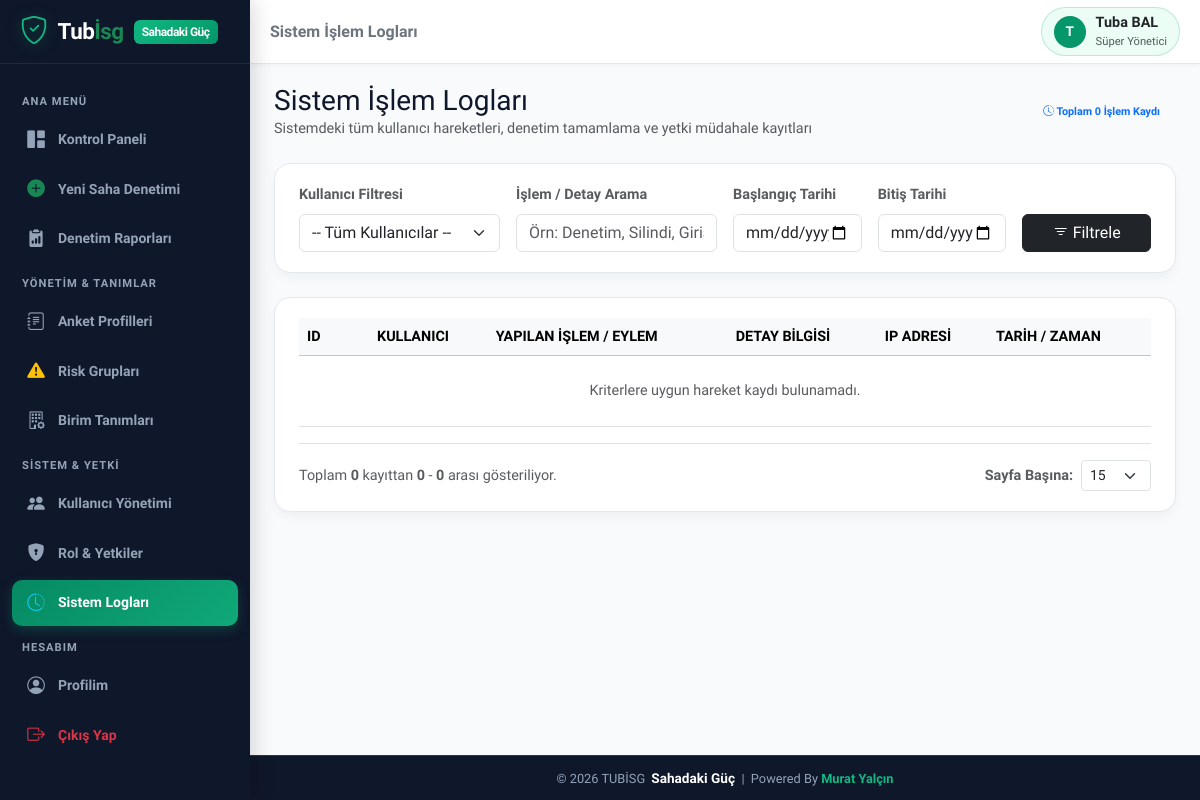
Page /logs.php (signed in) on the committed database.
### tables this page shows
CREATE TABLE IF NOT EXISTS `users` (
  `id` INT AUTO_INCREMENT PRIMARY KEY,
  `username` VARCHAR(50) NOT NULL UNIQUE,
  `password` VARCHAR(255) NOT NULL,
  `name_surname` VARCHAR(100) NOT NULL,
  `email` VARCHAR(100) NULL,
  `role_id` INT NOT NULL,
  `is_active` TINYINT(1) DEFAULT 1,
  `created_at` DATETIME DEFAULT CURRENT_TIMESTAMP,
  FOREIGN KEY (`role_id`) REFERENCES `roles`(`id`) ON DELETE CASCADE
);

CREATE TABLE IF NOT EXISTS `roles` (
  `id` INT AUTO_INCREMENT PRIMARY KEY,
  `role_name` VARCHAR(50) NOT NULL,
  `description` VARCHAR(255) NULL,
  `permissions` TEXT NOT NULL,
  `created_at` DATETIME DEFAULT CURRENT_TIMESTAMP
);

### includes/auth.php (called while the page is built, shortened)
<?php
function is_logged_in() {
    return isset($_SESSION['user_id']) && !empty($_SESSION['user_id']);
}
function get_current_user_data() {
    static $currentUserData = null;
    if ($currentUserData !== null) return $currentUserData;
    $db = getDB();
    $stmt = $db->prepare("
        SELECT u.*, r.role_name, r.permissions
        FROM users u
        JOIN roles r ON u.role_id = r.id
        WHERE u.id = ? AND u.is_active = 1
    ");
    $stmt->execute([$_SESSION['user_id']]);
    $user = $stmt->fetch();
    $currentUserData = $user;
    return $user;
}
function has_permission($permission_key) {
    $user = get_current_user_data();
    if ((int)$user['role_id'] === 1) {
        return true;
    }
    $permissions = json_decode($user['permissions'], true);
    return isset($permissions[$permission_key]) && $permissions[$permission_key] === true;
}
function require_permission($permission_key) {
    if (!has_permission($permission_key)) {
        echo '<div style="font-family:sans-serif; padding:30px; text-align:center; background:#fff0f0; border-radius:12px; margin:50px auto; max-width:500px; color:#9b2c2c;">'
            . '<h2>🚫 Erişim Engellendi</h2>'
            . '<p>Bu işlemi yapmak için gerekli yetkiniz bulunmamaktadır.</p>'
            . '<a href="index.php" style="display:inline-block; padding:10px 20px; background:#e53e3e; color:#fff; text-decoration:none; border-radius:8px; margin-top:15px;">Ana Sayfaya Dön</a>'
            . '</div>';
        exit;
    }
}

### logs.php (the view, shortened to what this page needs)
<?php
require_once __DIR__ . '/includes/auth.php';
require_permission('logs_view');
$db = getDB();
$action_filter = trim($_GET['action_filter'] ?? '');
$start_date = trim($_GET['start_date'] ?? '');
$end_date = trim($_GET['end_date'] ?? '');
$per_page = (int)($_GET['per_page'] ?? 15);
$page = (int)($_GET['page'] ?? 1);
$whereSql = " WHERE 1=1";
$params = [];
$countSql = "SELECT COUNT(*) as total FROM system_logs l $whereSql";
$countStmt = $db->prepare($countSql);
$countStmt->execute($params);
$totalRecords = (int)$countStmt->fetch()['total'];
$offset = ($page - 1) * $per_page;
$sql = "SELECT l.*, u.name_surname FROM system_logs l LEFT JOIN users u ON l.user_id = u.id $whereSql ORDER BY l.id DESC LIMIT $per_page OFFSET $offset";
$stmt = $db->prepare($sql);
$stmt->execute($params);
$logs = $stmt->fetchAll();
$pageTitle = 'Sistem İşlem Logları';
include __DIR__ . '/includes/header.php';
?>
<div class="d-flex align-items-center justify-content-between mb-4">
  <div>
    <h3 class="fw-extrabold m-0">Sistem İşlem Logları</h3>
    <p class="text-muted fs-7 m-0">Sistemdeki tüm kullanıcı hareketleri, denetim tamamlama ve yetki müdahale kayıtları</p>
  </div>
  <span class="badge bg-primary-light text-primary font-weight-bold p-2 px-3">
    <i class="bi bi-clock-history"></i> Toplam <?php echo $totalRecords; ?> İşlem Kaydı
  </span>
</div>
<div class="custom-card mb-4">
  <form method="GET" action="logs.php" class="row g-3 align-items-end">
    <div class="col-12 col-sm-6 col-md-3">
      <label class="form-label fw-bold fs-8 text-muted">Kullanıcı Filtresi</label>
      <select name="user_id" class="form-select">
        <option value="0">-- Tüm Kullanıcılar --</option>
      </select>
    </div>
    <div class="col-12 col-sm-6 col-md-3">
      <label class="form-label fw-bold fs-8 text-muted">İşlem / Detay Arama</label>
      <input type="text" name="action_filter" class="form-control" placeholder="Örn: Denetim, Silindi, Giriş..." value="<?php echo htmlspecialchars($action_filter); ?>">
    </div>
    <div class="col-6 col-md-2">
      <label class="form-label fw-bold fs-8 text-muted">Başlangıç Tarihi</label>
      <input type="date" name="start_date" class="form-control" value="<?php echo htmlspecialchars($start_date); ?>">
    </div>
    <div class="col-6 col-md-2">
      <label class="form-label fw-bold fs-8 text-muted">Bitiş Tarihi</label>
      <input type="date" name="end_date" class="form-control" value="<?php echo htmlspecialchars($end_date); ?>">
    </div>
    <div class="col-12 col-md-2 d-flex gap-2">
      <button type="submit" class="btn btn-dark w-100 font-weight-bold">
        <i class="bi bi-filter"></i> Filtrele
      </button>
    </div>
  </form>
</div>
<div class="custom-card">
  <div class="table-responsive">
    <table class="table table-hover align-middle m-0">
      <thead class="table-light fs-8 text-uppercase text-muted">
        <tr>
          <th style="width: 70px;">ID</th>
          <th>Kullanıcı</th>
          <th>Yapılan İşlem / Eylem</th>
          <th>Detay Bilgisi</th>
          <th>IP Adresi</th>
          <th>Tarih / Zaman</th>
        </tr>
      </thead>
      <tbody>
        <?php if (empty($logs)): ?>
          <tr>
            <td colspan="6" class="text-center py-4 text-muted">Kriterlere uygun hareket kaydı bulunamadı.</td>
          </tr>
        <?php endif; ?>
      </tbody>
    </table>
  </div>
  <div class="d-flex flex-column flex-md-row align-items-center justify-content-between gap-3 mt-3 pt-3 border-top">
    <div class="text-muted fs-8">
      Toplam <strong><?php echo $totalRecords; ?></strong> kayıttan <strong><?php echo $totalRecords > 0 ? $offset + 1 : 0; ?></strong> - <strong><?php echo min($offset + $per_page, $totalRecords); ?></strong> arası gösteriliyor.
    </div>
    <div class="d-flex align-items-center gap-2">
      <label class="fs-8 text-muted fw-bold">Sayfa Başına:</label>
      <select class="form-select form-select-sm" style="width: auto;" onchange="location = this.value;">
        <?php foreach ([15, 30, 50, 100] as $size): ?>
          <?php
          $urlParams = $_GET;
          $urlParams['per_page'] = $size;
          $urlParams['page'] = 1;
          $sizeUrl = 'logs.php?' . http_build_query($urlParams);
          ?>
          <option value="<?php echo htmlspecialchars($sizeUrl); ?>" <?php echo $per_page == $size ? 'selected' : ''; ?>><?php echo $size; ?></option>
        <?php endforeach; ?>
      </select>
    </div>
  </div>
</div>
<?php include __DIR__ . '/includes/footer.php'; ?>

### includes/header.php (shortened to what this page needs)
<?php
require_once __DIR__ . '/auth.php';
$user = get_current_user_data();
$currentPage = basename($_SERVER['PHP_SELF']);
?>
<!DOCTYPE html>
<html lang="tr">
<head>
  <link href="https://cdn.jsdelivr.net/npm/bootstrap@5.3.2/dist/css/bootstrap.min.css" rel="stylesheet">
  <link href="https://cdn.jsdelivr.net/npm/bootstrap-icons@1.11.2/font/bootstrap-icons.min.css" rel="stylesheet">
  <link href="assets/css/style.css" rel="stylesheet">
</head>
<body class="<?php echo is_logged_in() ? 'logged-in-mobile' : ''; ?>">
<div class="app-wrapper">
  <aside class="sidebar">
    <div class="sidebar-header">
      <a href="dashboard.php" class="brand-logo">
        <i class="bi bi-shield-check brand-icon fs-3"></i>
        <span>Tub<span class="text-success">İsg</span></span>
        <span class="brand-badge">Sahadaki Güç</span>
      </a>
    </div>
    <div class="sidebar-nav">
      <div class="nav-category">Ana Menü</div>
      <a href="dashboard.php" class="nav-link-custom <?php echo ($currentPage == 'dashboard.php' || $currentPage == 'index.php') ? 'active' : ''; ?>">
        <i class="bi bi-grid-1x2-fill"></i>
        <span>Kontrol Paneli</span>
      </a>
      <?php if (has_permission('audit_conduct')): ?>
      <a href="audit_new.php" class="nav-link-custom <?php echo ($currentPage == 'audit_new.php' || $currentPage == 'audit_fill.php') ? 'active' : ''; ?>">
        <i class="bi bi-plus-circle-fill text-success"></i>
        <span>Yeni Saha Denetimi</span>
      </a>
      <?php endif; ?>
      <?php if (has_permission('audit_view')): ?>
      <a href="audits_list.php" class="nav-link-custom <?php echo ($currentPage == 'audits_list.php' || $currentPage == 'audit_detail.php') ? 'active' : ''; ?>">
        <i class="bi bi-clipboard2-data-fill"></i>
        <span>Denetim Raporları</span>
      </a>
      <?php endif; ?>
      <div class="nav-category">Yönetim & Tanımlar</div>
      <?php if (has_permission('surveys_manage')): ?>
      <a href="survey_templates.php" class="nav-link-custom <?php echo ($currentPage == 'survey_templates.php' || $currentPage == 'survey_edit.php') ? 'active' : ''; ?>">
        <i class="bi bi-journal-text"></i>
        <span>Anket Profilleri</span>
      </a>
      <a href="risk_groups.php" class="nav-link-custom <?php echo $currentPage == 'risk_groups.php' ? 'active' : ''; ?>">
        <i class="bi bi-exclamation-triangle-fill text-warning"></i>
        <span>Risk Grupları</span>
      </a>
      <?php endif; ?>
      <?php if (has_permission('units_manage')): ?>
      <a href="units.php" class="nav-link-custom <?php echo $currentPage == 'units.php' ? 'active' : ''; ?>">
        <i class="bi bi-building-gear"></i>
        <span>Birim Tanımları</span>
      </a>
      <?php endif; ?>
      <?php if (has_permission('users_manage') || has_permission('logs_view')): ?>
      <div class="nav-category">Sistem & Yetki</div>
      <?php if (has_permission('users_manage')): ?>
      <a href="users.php" class="nav-link-custom <?php echo $currentPage == 'users.php' ? 'active' : ''; ?>">
        <i class="bi bi-people-fill"></i>
        <span>Kullanıcı Yönetimi</span>
      </a>
      <a href="roles.php" class="nav-link-custom <?php echo $currentPage == 'roles.php' ? 'active' : ''; ?>">
        <i class="bi bi-shield-lock-fill"></i>
        <span>Rol & Yetkiler</span>
      </a>
      <?php endif; ?>
      <?php if (has_permission('logs_view')): ?>
      <a href="logs.php" class="nav-link-custom <?php echo $currentPage == 'logs.php' ? 'active' : ''; ?>">
        <i class="bi bi-clock-history text-info"></i>
        <span>Sistem Logları</span>
      </a>
      <?php endif; ?>
      <?php endif; ?>
      <div class="nav-category">Hesabım</div>
      <a href="profile.php" class="nav-link-custom <?php echo $currentPage == 'profile.php' ? 'active' : ''; ?>">
        <i class="bi bi-person-circle"></i>
        <span>Profilim</span>
      </a>
      <a href="logout.php" class="nav-link-custom text-danger">
        <i class="bi bi-box-arrow-right"></i>
        <span>Çıkış Yap</span>
      </a>
    </div>
  </aside>
  <main class="main-content">
    <header class="top-navbar">
      <div class="d-flex align-items-center gap-3">
        <h5 class="m-0 fw-bold d-none d-sm-block text-secondary fs-6">
          <?php echo isset($pageTitle) ? htmlspecialchars($pageTitle) : 'İSG Saha Platformu'; ?>
        </h5>
      </div>
      <div class="d-flex align-items-center gap-3">
        <?php if ($user): ?>
        <a href="profile.php" class="user-profile-badge text-decoration-none" title="Profil Ayarları">
          <div class="avatar-circle">
            <?php echo mb_substr($user['name_surname'], 0, 1, 'UTF-8'); ?>
          </div>
          <div class="d-none d-md-block text-start">
            <div class="fw-bold fs-7 leading-tight text-dark"><?php echo htmlspecialchars($user['name_surname']); ?></div>
            <div class="text-muted fs-8" style="font-size:0.7rem;"><?php echo htmlspecialchars($user['role_name']); ?></div>
          </div>
        </a>
        <?php endif; ?>
      </div>
    </header>
    <div class="page-container">

### assets/css/style.css (style rules this page uses)
:root { --primary: #059669; --primary-hover: #047857; --primary-light: #ecfdf5; --primary-glow: rgba(5, 150, 105, 0.25); --secondary: #3b82f6; --dark-bg: #0f172a; --card-bg: #ffffff; --card-border: #e2e8f0; --text-main: #0f172a; --text-muted: #64748b; --text-light: #94a3b8; --danger: #ef4444; --danger-light: #fef2f2; --warning: #f59e0b; --warning-light: #fffbeb; --success: #10b981; --success-light: #ecfdf5; --radius-sm: 6px; --radius-md: 10px; --radius-lg: 16px; --radius-full: 9999px; --shadow-sm: 0 2px 4px rgba(0, 0, 0, 0.03); --shadow-md: 0 6px 14px -3px rgba(0, 0, 0, 0.06); --shadow-lg: 0 16px 24px -4px rgba(0, 0, 0, 0.08); --sidebar-width: 250px; --topbar-height: 64px; --bottom-nav-height: 60px; }
html, body { height: 100%; }
* { box-sizing: border-box; margin: 0; padding: 0; -webkit-tap-highlight-color: transparent; }
body { font-family: 'Plus Jakarta Sans', -apple-system, BlinkMacSystemFont, 'Segoe UI', Roboto, sans-serif; background-color: #f8fafc; color: var(--text-main); line-height: 1.5; overflow-x: hidden; font-size: 0.9rem; padding-bottom: 70px; }
@media (min-width: 992px) { body { padding-bottom: 0; } }
.app-wrapper { display: flex; min-height: 100vh; }
.sidebar { width: var(--sidebar-width); background: #0f172a; color: #fff; position: fixed; top: 0; bottom: 0; left: 0; z-index: 100; display: flex; flex-direction: column; transition: transform 0.3s cubic-bezier(0.4, 0, 0.2, 1); box-shadow: 4px 0 20px rgba(0,0,0,0.15); }
.sidebar-header { height: var(--topbar-height); display: flex; align-items: center; padding: 0 20px; border-bottom: 1px solid rgba(255,255,255,0.08); }
.brand-logo { display: inline-flex; align-items: center; gap: 10px; text-decoration: none; color: #fff; font-weight: 800; font-size: 1.4rem; letter-spacing: -0.5px; }
.brand-icon { font-size: 2rem; color: #10b981; filter: drop-shadow(0 2px 8px rgba(16, 185, 129, 0.4)); }
.brand-badge { background: linear-gradient(135deg, #10b981, #059669); color: #fff; padding: 3px 8px; border-radius: var(--radius-sm); font-size: 0.75rem; font-weight: 700; }
.sidebar-nav { padding: 16px 12px; flex: 1; overflow-y: auto; }
.nav-category { font-size: 0.7rem; text-transform: uppercase; letter-spacing: 1px; color: var(--text-light); margin: 14px 10px 6px 10px; font-weight: 700; }
.nav-link-custom { display: flex; align-items: center; gap: 12px; padding: 10px 14px; color: #94a3b8; text-decoration: none; font-weight: 600; font-size: 0.875rem; border-radius: var(--radius-md); margin-bottom: 3px; transition: all 0.2s ease; }
.nav-link-custom:hover, .nav-link-custom.active { color: #fff; background: rgba(255, 255, 255, 0.08); }
.nav-link-custom.active { background: linear-gradient(135deg, rgba(5, 150, 105, 0.9), rgba(16, 185, 129, 0.9)); box-shadow: 0 4px 12px rgba(5, 150, 105, 0.3); }
.nav-link-custom i { font-size: 1.1rem; width: 20px; text-align: center; }
.main-content { flex: 1; margin-left: 0; display: flex; flex-direction: column; min-height: 100vh; min-width: 0; }
@media (min-width: 992px) { .main-content { margin-left: var(--sidebar-width); } }
.top-navbar { height: var(--topbar-height); background: #ffffff; border-bottom: 1px solid var(--card-border); padding: 0 20px; display: flex; align-items: center; justify-content: space-between; position: sticky; top: 0; z-index: 90; box-shadow: var(--shadow-sm); }
.user-profile-badge { display: flex; align-items: center; gap: 10px; background: var(--primary-light); padding: 4px 12px; border-radius: var(--radius-full); border: 1px solid rgba(5, 150, 105, 0.2); transition: all 0.2s ease; }
.avatar-circle { width: 32px; height: 32px; border-radius: 50%; background: var(--primary); color: #fff; display: flex; align-items: center; justify-content: center; font-weight: 700; font-size: 0.85rem; }
.page-container { padding: 16px 12px; max-width: 1200px; margin: 0 auto; width: 100%; flex: 1 0 auto; }
@media (min-width: 768px) { .page-container { padding: 20px 24px; } }
.custom-card { background: var(--card-bg); border-radius: var(--radius-lg); border: 1px solid var(--card-border); box-shadow: var(--shadow-md); padding: 16px; margin-bottom: 16px; transition: transform 0.2s ease, box-shadow 0.2s ease; }
@media (min-width: 768px) { .custom-card { padding: 20px 24px; margin-bottom: 20px; } }

### rows in the picture
users: name_surname "T", name_surname "Tuba BAL", role.role_name "Süper Yönetici"

### other values in the picture
$pageTitle "Sistem İşlem Logları"
$totalRecords "0"
min($offset + $per_page, $totalRecords) "0"
form field value "15"
